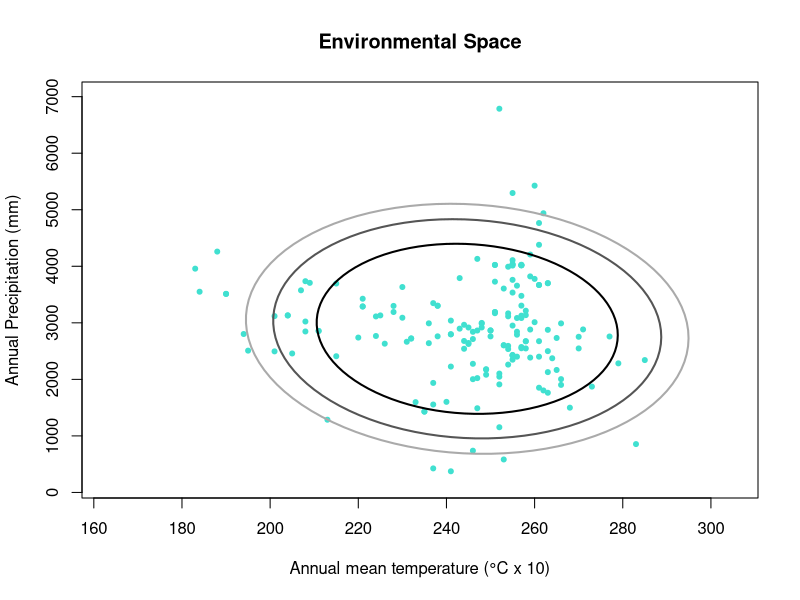
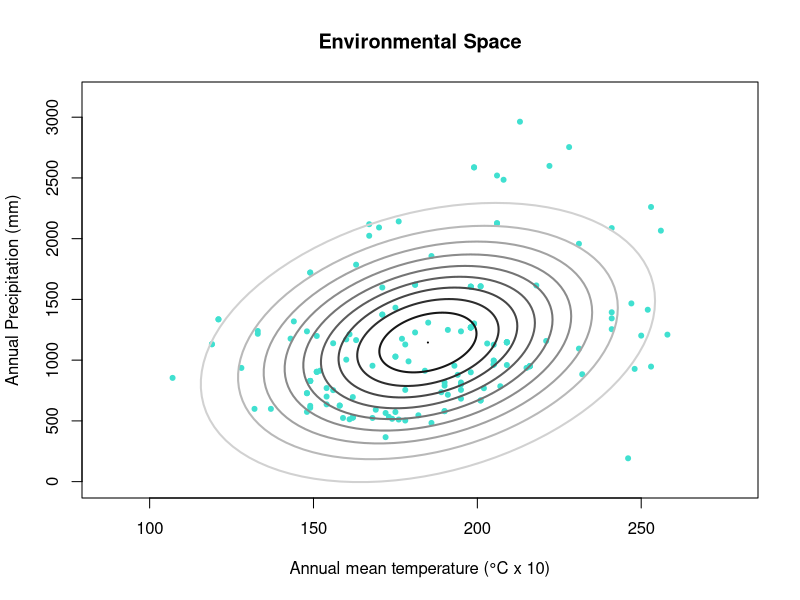

Source code (R) for these figures, in order:
# function E.ellipse
# 2021-05-20

# Description: "E.ellipse" ---------------
# The function E.ellipse creates confidence regions, ellipses based on the 
# Mahalanobis distance that can be used as borders for suitable environments of 
# a species.
# Various alpha levels can be chosen.

## Parameters: 
# mu = the mean of the columns that contain environmental data, such as 
#       temperature and precipitation 
# Sigma = the covariance of the environmental data linked with a species' 
#         occurrence
# Enames = character vector with the names of the environmental variables
# alpha = confidence level

## Output
# A plot with the environmental space of a species and three ellipses

# The functions code: E.ellipse --------------

E.ellipse <- function(mu, Sigma, alpha = 0.95, Enames) {
  # create a list
  els <- list()
  
  la <- length(alpha)
  
  for(i in 1:la){
    els[[i]] <- ellipse::ellipse(centre = mu, x= Sigma, level = alpha[i]) 
    # create a loop that inputs the ellipses into the empty list based on the 
    # chosen alpha levels (loop repeats for as many alpha levels are put in)
  }
  # create a scale of grays for the ellipses
  pal <- gray(0:(la - 1)/la)
  
  # define values for xlim and ylim to adjust the margins
  xs <- c(min(occ[,1]) -20, max(occ[,1]) +20)
  ys <- c(min(occ[,2]) -200, max(occ[,2]) +200)
  
  # create a plot that shows the occurences in the environmental space 
  plot(occ[,1], occ[,2], pch=20, col= "turquoise", xlab=Enames[1],
       ylab=Enames[2], main="Environmental Space", xlim = xs, ylim = ys)
  
  # create a loop to write ellipse-lines with different gray colors
  for(i in 1:la){
    lines(els[[i]], col= pal[i], lwd = 2)
  }
  
}

# Main: How to use "E.ellipse" --------------

## packages needed: ellipse


## Example 1: three different alpha levels

# read table with occurrences
occ <- read.csv ("./Threnetes_ruckeri_occ_GE.csv",header=T)[,-(1:2)]

# choose alpha level
alpha1 <- c(0.75, 0.9, 0.95)

# calculate the parameters
# mu calculates the means of the columns that contain the occurrences
mu1 <- colMeans(occ)
# Sigma calculates the covariance of the occurrences
Sigma1 <- cov(occ)
# Define names for the environmental type
names1 <- c("Annual mean temperature (°C x 10)","Annual Precipitation (mm)") 

# apply function  
f <- E.ellipse(mu= mu1, Sigma= Sigma1, alpha= alpha1, Enames = names1)

## Example 2:

occ <- read.csv("./Catasticta_nimbice_occ_GE.csv",header=T)[,-(1:2)]

# alpha-level as a sequence from 0 to 1, every 0.1 steps
alpha2 <- seq(0,1,by = 0.1)

mu2 <- colMeans(occ)
Sigma2 <- cov(occ)
names2 <- c("Annual mean temperature (°C x 10)","Annual Precipitation (mm)") 

f2 <- E.ellipse(mu = mu2, Sigma = Sigma2, alpha = alpha2, Enames = names2)
